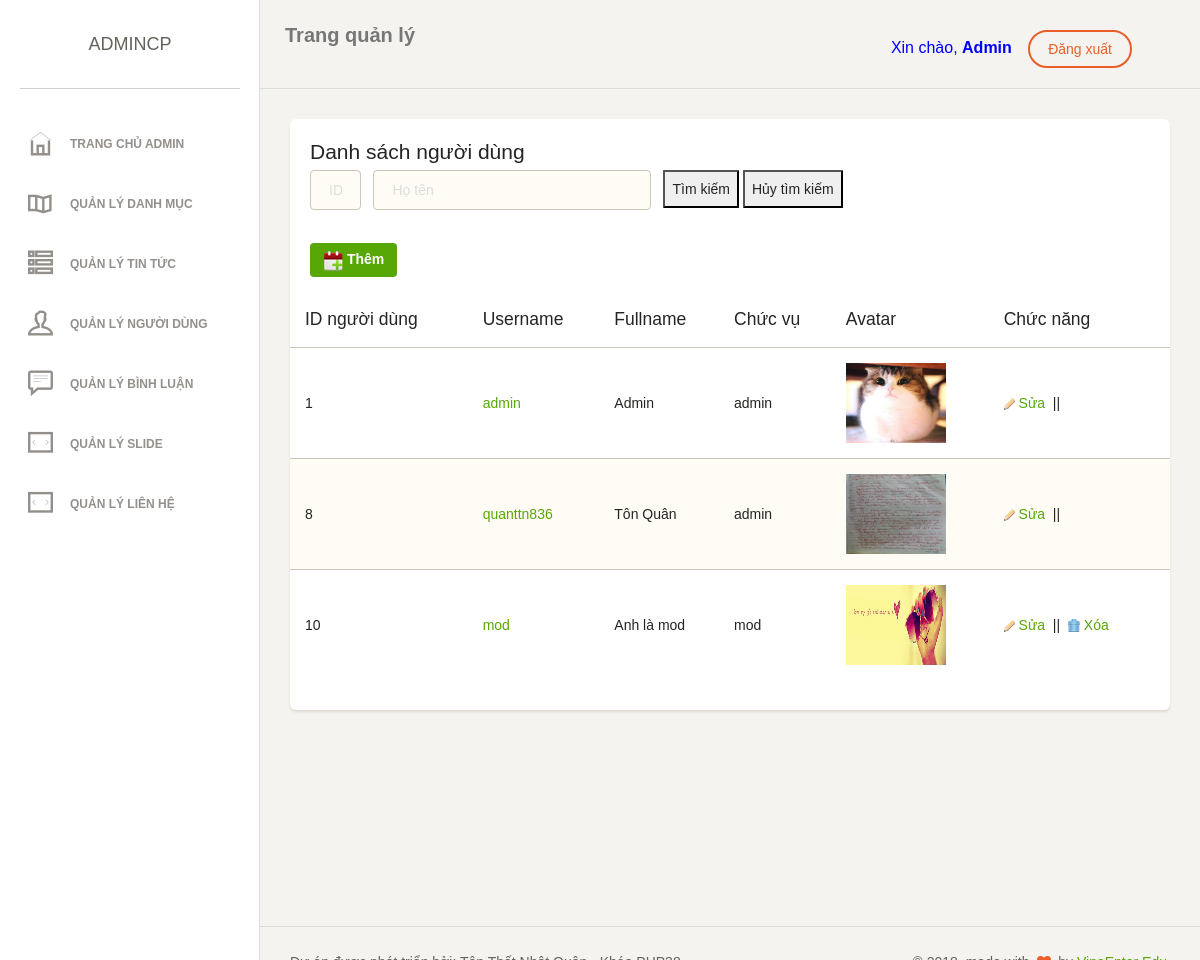
Page /admin/user/index.php (signed in) on the committed database.
### tables this page shows
CREATE TABLE `user` (
  `user_id` int(11) NOT NULL,
  `username` varchar(128) NOT NULL,
  `password` varchar(128) NOT NULL,
  `fullname` varchar(128) NOT NULL,
  `avatar` varchar(128) NOT NULL,
  `chucvu` varchar(128) NOT NULL,
  `active` int(11) NOT NULL
);

### admin/user/index.php (the view, shortened to what this page needs)
<?php require_once $_SERVER['DOCUMENT_ROOT'].'/templates/admin/inc/header.php'; ?>
        <div class="content">
            <div class="container-fluid">
                <div class="row">
                    <div class="col-md-12">
                        <div class="card">
                            <div class="header">
                                <h4 class="title">Danh sách người dùng</h4>
                                <form action="" method="post">
                                	<div class="row">
                                        <div class="col-md-1">
                                            <div class="form-group">
                                                <input type="text" name="id" class="form-control border-input" value=""  placeholder="ID">
                                            </div>
                                        </div>
                                        <div class="col-md-4">
                                            <div class="form-group">
                                                <input type="text" name="fullname" class="form-control border-input" placeholder="Họ tên" value="">
                                            </div>
                                        </div>
                                        <div class="col-md-4">
                                        	<div class="form-group">
		                                        <input type="submit" name="search" value="Tìm kiếm" class="is" />
		                                        <input type="submit" name="reset" value="Hủy tìm kiếm" class="is" />
	                                        </div>
                                        </div>
                                    </div>
                                </form>
                                <a href="add.php?tab=3" class="addtop"><img src="/templates/admin/assets/img/add.png" alt="" /> Thêm</a>
                            </div>
                            <div class="content table-responsive table-full-width">
                                <table class="table table-striped">
                                    <thead>
                                        <th>ID người dùng</th>
                                    	<th>Username</th>
                                    	<th>Fullname</th>
										<th>Chức vụ</th>
										<th>Avatar</th>
                                    	<th>Chức năng</th>
                                    </thead>
                                    <tbody>
										<?php
											$queryDM = "";
											if(isset($_POST['search'])) {
												$tenID = $_POST['id'];
												$tenNguoiDung = $_POST['fullname'];
												if(!empty($tenNguoiDung)) {
													$queryDM = "SELECT * FROM user WHERE fullname LIKE N'%{$tenNguoiDung}%'";
												}
												if(!empty($tenID)) {
													$queryDM = "SELECT * FROM user WHERE user_id LIKE N'%{$tenID}%'";
												}
											} else if(isset($_POST['reset'])) {
												$queryDM = "SELECT * FROM user";
											} else {
												$queryDM = "SELECT * FROM user";
											}
											$resultDM = $mysqli->query($queryDM);
											while($row = mysqli_fetch_assoc($resultDM)) {
												$id = $row['user_id'];
												$username = $row['username'];
												$fullname = $row['fullname'];
												$chucvu = $row['chucvu'];
												$avatar = $row['avatar'];
										?>
                                        <tr>
                                        	<td><?php echo $id ?></td>
                                        	<td><a href="edit.html"><?php echo $username ?></a></td>
                                        	<td><?php echo $fullname ?></td>
                                        	<td><?php echo $chucvu ?></td>
											<td class="center">
												<img src="/files/<?php echo $avatar ?>" alt="" height="80px" width="100px"/>
											</td>
                                        	<td>
												<?php if($chucvu != 'admin' || $_SESSION['userinfo']['chucvu'] == 'admin' ) { ?>
                                        		<a href="update.php?tab=3&idSua=<?php echo $id ?>"><img src="/templates/admin/assets/img/edit.gif" alt=""> Sửa</a> &nbsp;||&nbsp;
												<?php } ?>
												<?php if($chucvu != 'admin') { ?>
												<a href="delete.php?tab=3&delID=<?php echo $id ?>" onclick="return confirm('Bạn có muốn xóa?')"><img src="/templates/admin/assets/img/del.gif" alt=""> Xóa</a>
												<?php } ?>
											</td>
                                        </tr>
										<?php
											}
										?>
                                    </tbody>
                                </table>
                            </div>
                        </div>
                    </div>
                </div>
            </div>
        </div>
<?php require_once $_SERVER['DOCUMENT_ROOT'].'/templates/admin/inc/footer.php'; ?>

### templates/admin/inc/header.php (shortened to what this page needs)
<!doctype html>
<html lang="en">
<head>
    <link href="/templates/admin/assets/css/bootstrap.min.css" rel="stylesheet" />
    <link href="/templates/admin/assets/css/animate.min.css" rel="stylesheet"/>
    <link href="/templates/admin/assets/css/paper-dashboard.css" rel="stylesheet"/>
    <link href="/templates/admin/assets/css/demo.css" rel="stylesheet" />
    <link href="http://maxcdn.bootstrapcdn.com/font-awesome/latest/css/font-awesome.min.css" rel="stylesheet">
    <link href="/templates/admin/assets/css/themify-icons.css" rel="stylesheet">
</head>
<body>
<div class="wrapper">
	<?php require_once $_SERVER['DOCUMENT_ROOT'].'/templates/admin/inc/leftbar.php'; ?>
    <div class="main-panel">
		<nav class="navbar navbar-default">
            <div class="container-fluid">
                <div class="navbar-header">
                    <a class="navbar-brand" href="/admin">Trang quản lý</a>
                </div>
                <div class="collapse navbar-collapse">
                    <ul class="nav navbar-nav navbar-right">
						<div style="color: blue;
							padding: 15px 50px 5px 50px;
							float: right;
							font-size: 16px;">
							<?php
								if(isset($_SESSION['userinfo'])) {
									$arUserInfo = $_SESSION['userinfo'];
									$fullName = $arUserInfo['fullname'];
							?>
							Xin chào, <b><?php echo $fullName; ?></b>
							&nbsp; <a href="/admin/auth/logout.php" class="btn btn-danger square-btn-adjust">Đăng xuất</a> </div>
							<?php
								}
							?>
                    </ul>
                </div>
            </div>
        </nav>

### rows in the picture
user: fullname "Admin", user_id "1", username "admin", chucvu "admin", avatar (picture)
user: user_id "8", username "quanttn836", fullname "Tôn Quân", chucvu "admin", avatar (picture)
user: user_id "10", username "mod", fullname "Anh là mod", chucvu "mod", avatar (picture)
